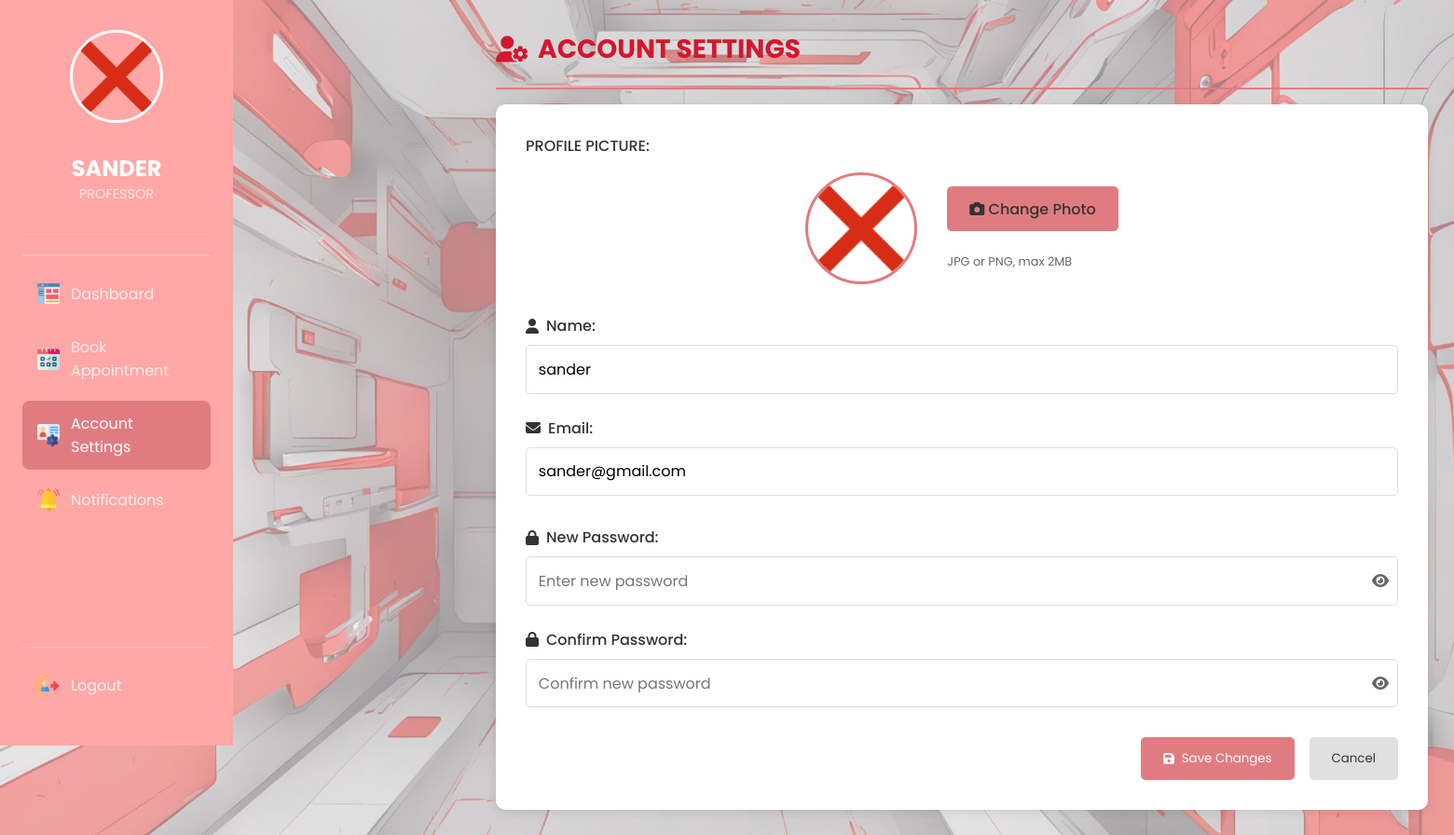
The page /saccount_settings (signed in) on the database its author committed.
### tables this page shows
CREATE TABLE "users" (
                id INTEGER PRIMARY KEY AUTOINCREMENT,
                name TEXT NOT NULL,
                email TEXT NOT NULL UNIQUE,
                password TEXT NOT NULL,
                role TEXT NOT NULL,
                profile_picture TEXT
            );

### app.py (the view, shortened to what this page needs)
@app.route('/saccount_settings', methods=['GET', 'POST'])
def saccount_settings():
    if 'user_id' not in session:
        return jsonify({'error': 'Please log in first.'}), 401
    user = get_user_by_id(session['user_id'])
    if not user:
        return jsonify({'error': 'User not found.'}), 404
    return render_template('saccount_settings.html', user=user)

### database.py (called while the page is built)
def get_db():
    conn = sqlite3.connect(DATABASE)
    conn.row_factory = sqlite3.Row  # Allows column access by name
    return conn

def get_user_by_id(user_id):
    try:
        conn = get_db()
        cursor = conn.cursor()
        cursor.execute('SELECT id, name, role, email, profile_picture FROM users WHERE id = ?', (user_id,))
        user = cursor.fetchone()
        return dict(user) if user else None
    except Exception as e:
        print("Database Fetch Error:", str(e))
        return None
    finally:
        conn.close()

### templates/saccount_settings.html (shortened to what this page needs)
<!DOCTYPE html>
<html lang="en">
<head>
    <link rel="stylesheet" href="{{ url_for('static', filename='css/saccountsetting.css') }}">
    <link rel="stylesheet" href="https://cdnjs.cloudflare.com/ajax/libs/font-awesome/6.4.0/css/all.min.css">
</head>
<body>
    <div class="sidebar">
        <div class="user-profile">
            <div class="avatar">
                <img id="sidebar-profile-pic"
               src="{{ url_for('static', filename='uploads/' + user.profile_picture) if user.profile_picture else url_for('static', filename='images/default.png') }}"
               alt="{{ user.name }}'s Profile Picture">
            </div>
            <h1>{{ user.name | upper }}</h1>
            <p>{{ user.role | upper }}</p>
        </div>
    <div class="decorative-line">
    </div>
    <nav class="nav-menu">
        <div class="nav-items-container">
        <a href="/student_dashboard" class="nav-item ">
            <img src="static/images/dashboard1.png" alt="Dashboard" class="button-icon">
            <span>Dashboard</span>
        </a>
        <a href="/sbook_appointment" class="nav-item">
            <img src="static/images/bookanappointment1.png" alt="Book Appointment" class="button-icon">
            <span>Book Appointment</span>
        </a>
        <a href="/saccount_settings" class="nav-item active">
            <img src="static/images/accsettings1.png" alt="Settings" class="button-icon">
            <span>Account Settings</span>
        </a>
        <a href="/snotification" class="nav-item">
            <img src="static/images/notification1.png" alt="Notifications" class="button-icon">
            <span>Notifications</span>
        </a>
    </div>
        <div class="logout-container">
        <a href="#logoutPopover" class="nav-item logout-btn">
            <img src="static/images/logout1.png" alt="Logout" class="button-icon">
            <span>Logout</span>
        </a>
        </div>
    </nav>
</div>
        <div class="content">
            <div class="account-settings-container">
                <div class="top-box">
                    <h3><i class="fas fa-user-cog"></i> ACCOUNT SETTINGS</h3>
                    <div class="line-box"></div>
                    <form action="/saccount_settings" method="POST" enctype="multipart/form-data" class="settings-form">
                        <div class="profile-section">
                            <label for="profile-pic">PROFILE PICTURE:</label>
                            <div class="profile-picture-container">
                                <img id="profile-preview"
                                     src="{{ url_for('static', filename='uploads/' + user.profile_picture) if user.profile_picture else url_for('static', filename='images/default.png') }}"
                                     alt="Profile Picture">
                                <div class="upload-controls">
                                    <label for="profile-pic" class="upload-btn">
                                        <i class="fas fa-camera"></i> Change Photo
                                    </label>
                                    <p class="file-hint">JPG or PNG, max 2MB</p>
                                </div>
                            </div>
                        </div>
                        <div class="form-section">
                            <div class="input-group">
                                <label for="name">
                                    <i class="fas fa-user"></i> Name:
                                </label>
                                <input type="text" id="name" name="name" value="{{ user.name }}" placeholder="Enter your name">
                            </div>
                            <div class="input-group">
                                <label for="email">
                                    <i class="fas fa-envelope"></i> Email:
                                </label>
                                <input type="email" id="email" name="email" value="{{ user.email }}" placeholder="Enter your email">
                            </div>
                        </div>
                        <div class="form-section">
                            <div class="input-group">
                                <label for="password">
                                    <i class="fas fa-lock"></i> New Password:
                                </label>
                                <div class="password-input">
                                    <input type="password" id="password" name="password" placeholder="Enter new password">
                                    <i class="fas fa-eye toggle-password"></i>
                                </div>
                            </div>
                            <div class="input-group">
                                <label for="confirm-password">
                                    <i class="fas fa-lock"></i> Confirm Password:
                                </label>
                                <div class="password-input">
                                    <input type="password" id="confirm-password" name="confirm-password" placeholder="Confirm new password">
                                    <i class="fas fa-eye toggle-password"></i>
                                </div>
                            </div>
                        </div>
                        <div class="form-actions">
                            <button type="submit" class="save-btn">
                                <i class="fas fa-save"></i> Save Changes
                            </button>
                            <button type="button" class="cancel-btn-settings" onclick="window.history.back()">
                                Cancel
                            </button>
                        </div>
                    </form>
                </div>
            </div>
        </div>
</body>
</html>

### static/css/saccountsetting.css (style rules this page uses)
:root { --sidebar-bg: #ffa8a7; --sidebar-accent: #e07c81; --content-bg: #f8f9fa; --card-bg: #ffffff; --text-dark: #333333; --text-light: #ffffff; --success: #4CAF50; --warning: #FFC107; --danger: #f44336; --info: #2196F3; }
* { margin: 0; padding: 0; box-sizing: border-box; font-family: "Poppins", sans-serif; }
body { display: flex; min-height: 100vh; background: url('/static/images/mainbg.jpg') no-repeat center center fixed; background-size: cover; color: var(--text-dark); }
.sidebar { width: 250px; background: var(--sidebar-bg); color: var(--text-light); padding: 2rem 1.5rem; position: fixed; height: 100vh; transition: all 0.3s; z-index: 1000; display: flex; flex-direction: column; }
.user-profile { display: flex; flex-direction: column; align-items: center; padding-bottom: 2rem; margin-bottom: 0.3rem; border-bottom: 1px solid rgba(255,255,255,0.1); }
.sidebar .user-profile .avatar img { display: block; width: 100px; height: 100px; border-radius: 50%; object-fit: cover; margin: 0 auto 10px; border: 3px solid var(--card-bg); }
.sidebar .user-profile .avatar { text-align: center; margin-bottom: 5px; width: auto; height: auto; }
.avatar { font-size: 3.5rem; color: rgba(255,255,255,0.9); }
.user-profile h1 { font-size: 1.5rem; margin-top: 1rem; color: var(--text-light); }
.user-profile p { font-size: 0.9rem; color: rgba(255,255,255,0.7); }
.decorative-line { height: 2px; background: rgba(255,255,255,0.2); margin: 1rem 0; }
.nav-menu { display: flex; flex-direction: column; flex-grow: 1; }
.nav-items-container { flex-grow: 1; }
.nav-item { display: flex; align-items: center; padding: 12px 16px; border-radius: 8px; color: rgba(255,255,255,0.8); text-decoration: none; transition: all 0.3s; margin-bottom: 0.5rem; }
.nav-item:hover, .nav-item.active { background: var(--sidebar-accent); color: var(--text-light); }
.nav-item img.button-icon { width: 24px; margin-right: 12px; }
.logout-container { margin-top: auto; padding-top: 1rem; border-top: 1px solid rgba(255,255,255,0.2); }
.top-box { margin-left: 500px; width: calc(100% - 500px); padding: 2rem; max-width: 1200px; }
.top-box h3 { font-size: 28px; color: #d1182d; margin-bottom: 20px; display: flex; align-items: center; gap: 10px; }
.line-box { height: 2px; background: var(--sidebar-accent); margin: 1rem 0; width: 100%; }
.settings-form { background: white; border-radius: 10px; width: 1000px; padding: 2rem; box-shadow: 0 2px 10px rgba(0,0,0,0.1); }
.profile-section { margin-bottom: 2rem; }
.profile-section label { display: block; font-weight: 500; margin-bottom: 1rem; color: var(--text-dark); }
.profile-picture-container { justify-content: center; align-items: flex-start; display: flex; align-items: center; gap: 2rem; }
#profile-preview { width: 120px; height: 120px; border-radius: 50%; object-fit: cover; border: 3px solid var(--sidebar-accent); }
.upload-controls { display: flex; flex-direction: column; gap: 0.5rem; }
.upload-btn { background: var(--sidebar-accent); color: white; padding: 0.7rem 1.5rem; border-radius: 5px; cursor: pointer; transition: all 0.3s; text-align: center; display: flex; align-items: center; justify-content: center; gap: 8px; width: fit-content; }
.file-hint { font-size: 0.8rem; color: #666; }
.form-section { margin-bottom: 2rem; }
.input-group { margin-bottom: 1.5rem; }
.input-group label { display: block; margin-bottom: 0.5rem; font-weight: 500; color: var(--text-dark); display: flex; align-items: center; gap: 8px; }
.input-group input { width: 100%; padding: 0.8rem; border: 1px solid #ddd; border-radius: 5px; font-size: 1rem; }
.password-input { position: relative; }
.toggle-password { position: absolute; right: 10px; top: 50%; transform: translateY(-50%); cursor: pointer; color: #666; }
.form-actions { display: flex; justify-content: flex-end; gap: 1rem; margin-top: 2rem; }
.save-btn { padding: 0.8rem 1.5rem; background: var(--sidebar-accent); color: white; border: none; border-radius: 5px; cursor: pointer; transition: all 0.3s; display: flex; align-items: center; gap: 8px; }
.cancel-btn-settings { padding: 0.8rem 1.5rem; background: #e0e0e0; color: var(--text-dark); border: none; border-radius: 5px; cursor: pointer; transition: all 0.3s; }

### rows shown on the page
users: profile_picture (picture), name "SANDER", role "PROFESSOR", name "sander", email "sander@gmail.com"
